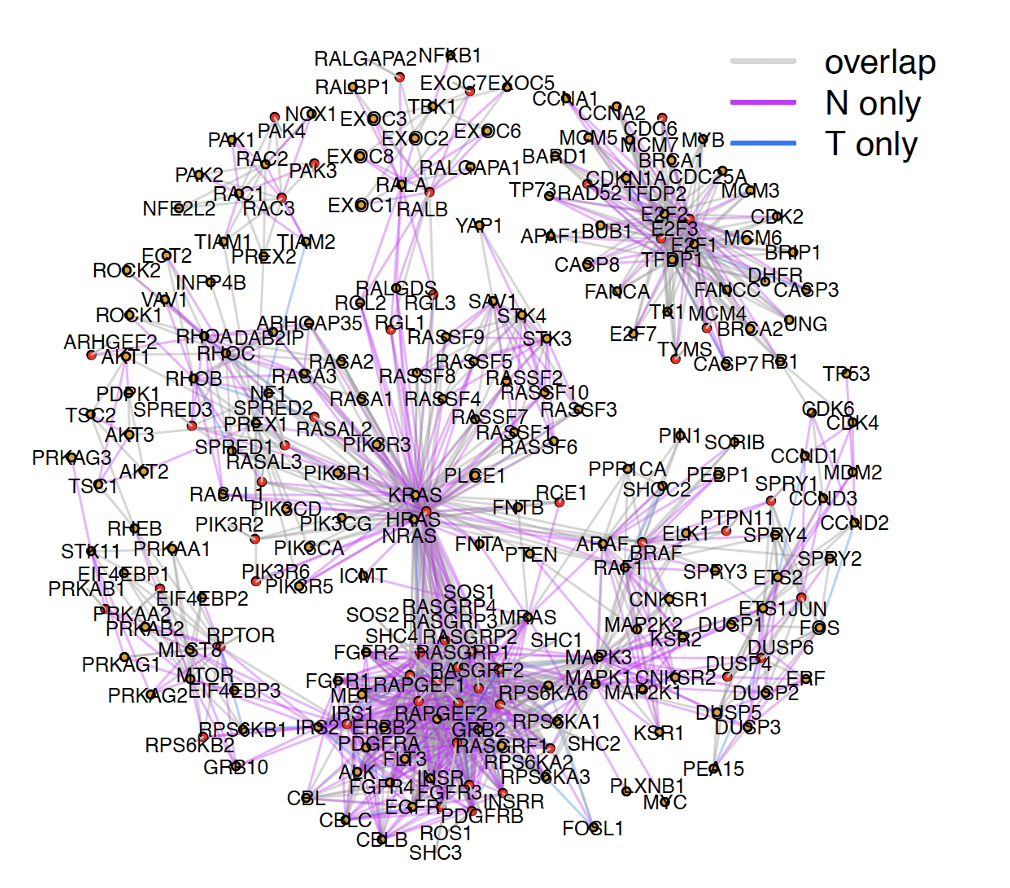

Source code (R):
rm(list=ls());

options(stringsAsFactors = F);
library(NCIRASPathway);

set.seed(1234);
out1  <- get_genes();
genes <- out1[sample(1:nrow(out1), 100),1];

pdf("02_5ras-pathway-v2.pdf", 5, 5);
par(mar=c(2, 2, 2, 2));
out <- get_cluster(genes=genes, plot.out=T);
dev.off();